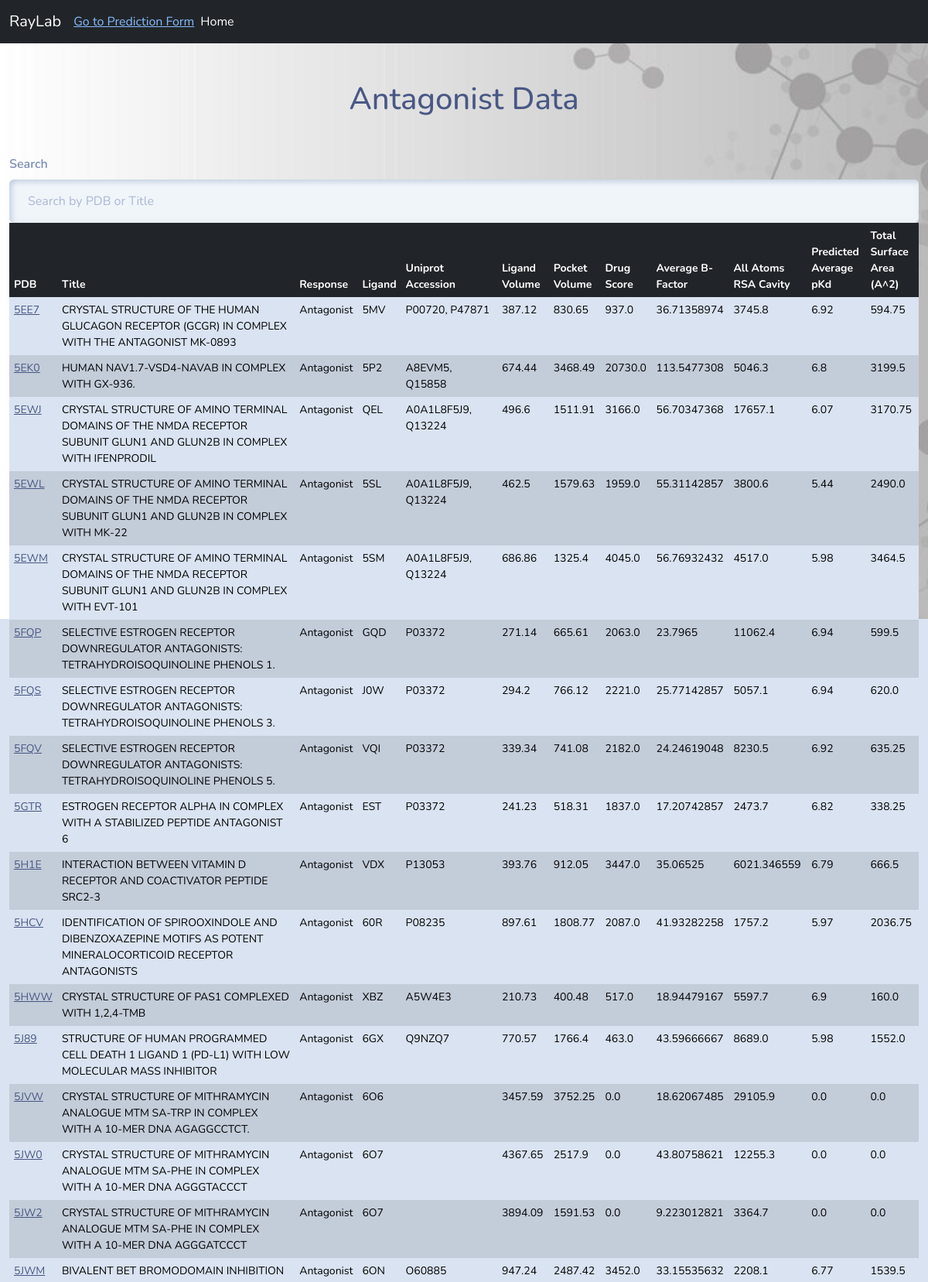
The page /antagonist/?page=3 (upper part) on the database its author committed.
### agantapp/models.py (models this page shows, shortened)
class ProteinData(models.Model):
    PDB = models.CharField(max_length=100)
    Title = models.CharField(max_length=255)
    Response = models.CharField(max_length=255)
    Ligand = models.CharField(max_length=255)
    Uniprot_accession = models.CharField(max_length=255)
    Lig_vol = models.FloatField(null=True)
    Pock_vol = models.FloatField(null=True)
    DrugScore = models.FloatField(null=True)
    Average_B_Factor = models.FloatField(null=True)
    All_atoms_rsa_cavity = models.FloatField(null=True)
    Predicted_Average_pKd = models.FloatField(null=True)
    Total_Surface_Area = models.FloatField(null=True)

### agantapp/views.py (the view)
# urls.py: path('antagonist/', views.antagonist_view, name='antagonist_view'),
def antagonist_view(request):
    queryset = ProteinData.objects.filter(Response='Antagonist')  # Replace this with your queryset
    paginator = Paginator(queryset, 150)  # Paginate by 150 items per page
    page_number = request.GET.get('page')
    page_obj = paginator.get_page(page_number)
    return render(request, 'agantapp/antagonist_template.html', {'page_obj': page_obj})

### agantapp/templates/agantapp/antagonist_template.html (shortened to what this page needs)
{% extends 'base.html' %}
{% load static %}
{% block content %}
<div class="container-fluid mt-5">
    <h1 class="text-center mb-4">Antagonist Data</h1>
    <div class="form-group">
        <label class="form-label mt-4" for="searchInput">Search</label>
        <input type="text" class="form-control" placeholder="Search by PDB or Title" id="searchInput">
    </div>
    <div class="table-responsive">
        <table class="table table-bordered custom-table-width" id="antagonistTable">
            <thead class="thead-dark">
                <tr class="table-dark">
                    <th>PDB</th>
                    <th>Title</th>
                    <th>Response</th>
                    <th>Ligand</th>
                    <th>Uniprot Accession</th>
                    <th>Ligand Volume</th>
                    <th>Pocket Volume</th>
                    <th>Drug Score</th>
                    <th>Average B-Factor</th>
                    <th>All Atoms RSA Cavity</th>
                    <th>Predicted Average pKd</th>
                    <th>Total Surface Area (A^2)</th>
                </tr>
            </thead>
            <tbody>
                {% for entry in page_obj %}
                {% if forloop.counter|divisibleby:2 %}
                <tr class="table-active">
                {% else %}
                <tr>
                {% endif %}
                    <td><a href="https://www.rcsb.org/structure/{{ entry.PDB }}" target="_blank">{{entry.PDB}}</a></td>
                    <td>{{ entry.Title }}</td>
                    <td>{{ entry.Response }}</td>
                    <td>{{ entry.Ligand }}</td>
                    <td>{{ entry.Uniprot_accession }}</td>
                    <td>{{ entry.Lig_vol }}</td>
                    <td>{{ entry.Pock_vol }}</td>
                    <td>{{ entry.DrugScore }}</td>
                    <td>{{ entry.Average_B_Factor }}</td>
                    <td>{{ entry.All_atoms_rsa_cavity }}</td>
                    <td>{{ entry.Predicted_Average_pKd }}</td>
                    <td>{{ entry.Total_Surface_Area }}</td>
                </tr>
                {% empty %}
                <tr>
                    <td colspan="12">No data available.</td>
                </tr>
                {% endfor %}
            </tbody>
        </table>
    </div>
</div>
{% endblock %}

### agantapp/templates/agantapp/antagonist_template.html (style rules this page uses)
.table td, .table th { font-size: 14px; padding: 6px; }
.custom-table-width { width: 100%; }

### rows shown on the page
ProteinData: PDB "5EE7", Title "CRYSTAL STRUCTURE OF THE HUMAN GLUCAGON RECEPTOR (GCGR) IN COMPLEX WITH THE ANTAGONIST MK-0893", Response "Antagonist", Ligand "5MV", Uniprot_accession "P00720, P47871", Lig_vol "387.12", Pock_vol "830.65", DrugScore "937.0", Average_B_Factor "36.71358974", All_atoms_rsa_cavity "3745.8", Predicted_Average_pKd "6.92", Total_Surface_Area "594.75"
ProteinData: PDB "5EK0", Title "HUMAN NAV1.7-VSD4-NAVAB IN COMPLEX WITH GX-936.", Response "Antagonist", Ligand "5P2", Uniprot_accession "A8EVM5, Q15858", Lig_vol "674.44", Pock_vol "3468.49", DrugScore "20730.0", Average_B_Factor "113.5477308", All_atoms_rsa_cavity "5046.3", Predicted_Average_pKd "6.8", Total_Surface_Area "3199.5"
ProteinData: PDB "5EWJ", Title "CRYSTAL STRUCTURE OF AMINO TERMINAL DOMAINS OF THE NMDA RECEPTOR SUBUNIT GLUN1 AND GLUN2B IN COMPLEX WITH IFENPRODIL", Response "Antagonist", Ligand "QEL", Uniprot_accession "A0A1L8F5J9, Q13224", Lig_vol "496.6", Pock_vol "1511.91", DrugScore "3166.0", Average_B_Factor "56.70347368", All_atoms_rsa_cavity "17657.1", Predicted_Average_pKd "6.07", Total_Surface_Area "3170.75"
ProteinData: PDB "5EWL", Title "CRYSTAL STRUCTURE OF AMINO TERMINAL DOMAINS OF THE NMDA RECEPTOR SUBUNIT GLUN1 AND GLUN2B IN COMPLEX WITH MK-22", Response "Antagonist", Ligand "5SL", Uniprot_accession "A0A1L8F5J9, Q13224", Lig_vol "462.5", Pock_vol "1579.63", DrugScore "1959.0", Average_B_Factor "55.31142857", All_atoms_rsa_cavity "3800.6", Predicted_Average_pKd "5.44", Total_Surface_Area "2490.0"
ProteinData: PDB "5EWM", Title "CRYSTAL STRUCTURE OF AMINO TERMINAL DOMAINS OF THE NMDA RECEPTOR SUBUNIT GLUN1 AND GLUN2B IN COMPLEX WITH EVT-101", Response "Antagonist", Ligand "5SM", Uniprot_accession "A0A1L8F5J9, Q13224", Lig_vol "686.86", Pock_vol "1325.4", DrugScore "4045.0", Average_B_Factor "56.76932432", All_atoms_rsa_cavity "4517.0", Predicted_Average_pKd "5.98", Total_Surface_Area "3464.5"
ProteinData: PDB "5FQP", Title "SELECTIVE ESTROGEN RECEPTOR DOWNREGULATOR ANTAGONISTS: TETRAHYDROISOQUINOLINE PHENOLS 1.", Response "Antagonist", Ligand "GQD", Uniprot_accession "P03372", Lig_vol "271.14", Pock_vol "665.61", DrugScore "2063.0", Average_B_Factor "23.7965", All_atoms_rsa_cavity "11062.4", Predicted_Average_pKd "6.94", Total_Surface_Area "599.5"
ProteinData: PDB "5FQS", Title "SELECTIVE ESTROGEN RECEPTOR DOWNREGULATOR ANTAGONISTS: TETRAHYDROISOQUINOLINE PHENOLS 3.", Response "Antagonist", Ligand "J0W", Uniprot_accession "P03372", Lig_vol "294.2", Pock_vol "766.12", DrugScore "2221.0", Average_B_Factor "25.77142857", All_atoms_rsa_cavity "5057.1", Predicted_Average_pKd "6.94", Total_Surface_Area "620.0"
ProteinData: PDB "5FQV", Title "SELECTIVE ESTROGEN RECEPTOR DOWNREGULATOR ANTAGONISTS: TETRAHYDROISOQUINOLINE PHENOLS 5.", Response "Antagonist", Ligand "VQI", Uniprot_accession "P03372", Lig_vol "339.34", Pock_vol "741.08", DrugScore "2182.0", Average_B_Factor "24.24619048", All_atoms_rsa_cavity "8230.5", Predicted_Average_pKd "6.92", Total_Surface_Area "635.25"
ProteinData: PDB "5GTR", Title "ESTROGEN RECEPTOR ALPHA IN COMPLEX WITH A STABILIZED PEPTIDE ANTAGONIST 6", Response "Antagonist", Ligand "EST", Uniprot_accession "P03372", Lig_vol "241.23", Pock_vol "518.31", DrugScore "1837.0", Average_B_Factor "17.20742857", All_atoms_rsa_cavity "2473.7", Predicted_Average_pKd "6.82", Total_Surface_Area "338.25"
ProteinData: PDB "5H1E", Title "INTERACTION BETWEEN VITAMIN D RECEPTOR AND COACTIVATOR PEPTIDE SRC2-3", Response "Antagonist", Ligand "VDX", Uniprot_accession "P13053", Lig_vol "393.76", Pock_vol "912.05", DrugScore "3447.0", Average_B_Factor "35.06525", All_atoms_rsa_cavity "6021.346559", Predicted_Average_pKd "6.79", Total_Surface_Area "666.5"
ProteinData: PDB "5HCV", Title "IDENTIFICATION OF SPIROOXINDOLE AND DIBENZOXAZEPINE MOTIFS AS POTENT MINERALOCORTICOID RECEPTOR ANTAGONISTS", Response "Antagonist", Ligand "60R", Uniprot_accession "P08235", Lig_vol "897.61", Pock_vol "1808.77", DrugScore "2087.0", Average_B_Factor "41.93282258", All_atoms_rsa_cavity "1757.2", Predicted_Average_pKd "5.97", Total_Surface_Area "2036.75"
ProteinData: PDB "5HWW", Title "CRYSTAL STRUCTURE OF PAS1 COMPLEXED WITH 1,2,4-TMB", Response "Antagonist", Ligand "XBZ", Uniprot_accession "A5W4E3", Lig_vol "210.73", Pock_vol "400.48", DrugScore "517.0", Average_B_Factor "18.94479167", All_atoms_rsa_cavity "5597.7", Predicted_Average_pKd "6.9", Total_Surface_Area "160.0"
ProteinData: PDB "5J89", Title "STRUCTURE OF HUMAN PROGRAMMED CELL DEATH 1 LIGAND 1 (PD-L1) WITH LOW MOLECULAR MASS INHIBITOR", Response "Antagonist", Ligand "6GX", Uniprot_accession "Q9NZQ7", Lig_vol "770.57", Pock_vol "1766.4", DrugScore "463.0", Average_B_Factor "43.59666667", All_atoms_rsa_cavity "8689.0", Predicted_Average_pKd "5.98", Total_Surface_Area "1552.0"
ProteinData: PDB "5JVW", Title "CRYSTAL STRUCTURE OF MITHRAMYCIN ANALOGUE MTM SA-TRP IN COMPLEX WITH A 10-MER DNA AGAGGCCTCT.", Response "Antagonist", Ligand "6O6", Lig_vol "3457.59", Pock_vol "3752.25", DrugScore "0.0", Average_B_Factor "18.62067485", All_atoms_rsa_cavity "29105.9", Predicted_Average_pKd "0.0", Total_Surface_Area "0.0"
ProteinData: PDB "5JW0", Title "CRYSTAL STRUCTURE OF MITHRAMYCIN ANALOGUE MTM SA-PHE IN COMPLEX WITH A 10-MER DNA AGGGTACCCT", Response "Antagonist", Ligand "6O7", Lig_vol "4367.65", Pock_vol "2517.9", DrugScore "0.0", Average_B_Factor "43.80758621", All_atoms_rsa_cavity "12255.3", Predicted_Average_pKd "0.0", Total_Surface_Area "0.0"
ProteinData: PDB "5JW2", Title "CRYSTAL STRUCTURE OF MITHRAMYCIN ANALOGUE MTM SA-PHE IN COMPLEX WITH A 10-MER DNA AGGGATCCCT", Response "Antagonist", Ligand "6O7", Lig_vol "3894.09", Pock_vol "1591.53", DrugScore "0.0", Average_B_Factor "9.223012821", All_atoms_rsa_cavity "3364.7", Predicted_Average_pKd "0.0", Total_Surface_Area "0.0"
ProteinData: PDB "5JWM", Title "BIVALENT BET BROMODOMAIN INHIBITION", Response "Antagonist", Ligand "6ON", Uniprot_accession "O60885", Lig_vol "947.24", Pock_vol "2487.42", DrugScore "3452.0", Average_B_Factor "33.15535632", All_atoms_rsa_cavity "2208.1", Predicted_Average_pKd "6.77", Total_Surface_Area "1539.5"
